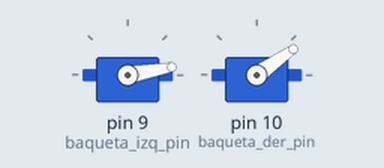
Bench run of a sketch on a simulated Arduino Uno, built with avr-gcc and run on an emulated ATmega328P. Parts: 2 × servo. What the sketch prints to the serial monitor is not drawn.

Above: at 0.05 s.
At 2.0 s:
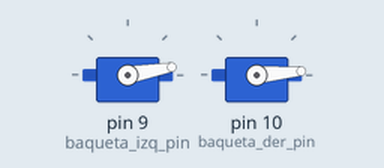
At 3.85 s:
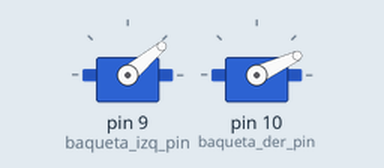
At 7.85 s:
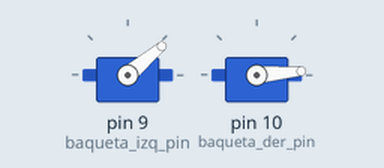
Timing chart, 0 to 10.6 s (numbered marks = the images above):
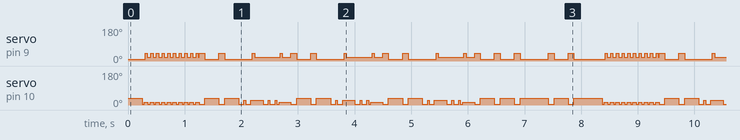

Measured:
- by itself, servo on pin 9 (baqueta_izq_pin): moves between 10° and 40°, repeating every 8.1 s
- by itself, servo on pin 10 (baqueta_der_pin): moves between 5° and 35°, repeating every 8.1 s

The sketch:

robot_tambor_v2.ino
```cpp
/*
  DrumRobot
  by akirasan  ENE 2017

  www.akirasan.net
  Twitter: @akirasan
*/

#include <Servo.h>

Servo baqueta_izq;
Servo baqueta_der;

// Calibración de servos: modificar en función de la posición.
// La baqueta puede tener tres posiciones:
//
//          \       drum_max (altura máxima baqueta)
//           \
//            \
//    --------- ||  drum_med (a mitad del recorrido)
//            / ||
//           /  ||
//              ||  drum_corto (poca distancia del tambor: redoble)
//  (||||||||)      drum_min (TOCA el tambor)
//  |||||||||| DRUM

byte l_baqueta_izq_drum_min = 40;     // toca tambor
byte l_baqueta_izq_drum_max = 10;     // no toca tambor posición alta
byte l_baqueta_izq_drum_med = 30;     // no toca tambor posición media
byte l_baqueta_izq_drum_corto = 20;   // no toca tambor posición corto

byte l_baqueta_der_drum_min = 5;      // toca tambor
byte l_baqueta_der_drum_max = 35;     // no toca tambor
byte l_baqueta_der_drum_med = 25;     // no toca tambor
byte l_baqueta_der_drum_corto = 15;   // no toca tambor


// Definición de los PIN's donde tenemos conectados los servos
byte baqueta_izq_pin = 9;
byte baqueta_der_pin = 10;


//Las dos baquetas bajan a la vez
void all_baquetas_drums(float seg) {
  baqueta_izq.write(l_baqueta_izq_drum_min);
  baqueta_der.write(l_baqueta_der_drum_min);
  delay(100);
  baqueta_izq.write(l_baqueta_izq_drum_max);
  baqueta_der.write(l_baqueta_der_drum_max);
  delay(seg * 1000);
}

//Las dos baquetas suben a la vez al maximo
void all_baquetas_nodrums(float seg) {
  baqueta_izq.write(l_baqueta_izq_drum_max);
  baqueta_der.write(l_baqueta_der_drum_max);
  delay(seg * 1000);
}


void baqueta_izq_drum_max(float seg) {
  baqueta_izq.write(l_baqueta_izq_drum_min);
  delay(100);
  baqueta_izq.write(l_baqueta_izq_drum_max);
  delay(seg * 1000);
}

void baqueta_der_drum_max(float seg) {
  baqueta_der.write(l_baqueta_der_drum_min);
  delay(100);
  baqueta_der.write(l_baqueta_der_drum_max);
  delay(seg * 1000);
}


void baqueta_izq_drum_corto(float seg) {
  baqueta_izq.write(l_baqueta_izq_drum_min);
  delay(40);
  baqueta_izq.write(l_baqueta_izq_drum_corto);
  delay(seg * 1000);
}

void baqueta_der_drum_corto(float seg) {
  baqueta_der.write(l_baqueta_der_drum_min);
  delay(40);
  baqueta_der.write(l_baqueta_der_drum_corto);
  delay(seg * 1000);
}


void baqueta_izq_drum_medio(float seg) {
  baqueta_izq.write(l_baqueta_izq_drum_min);
  delay(95);
  baqueta_izq.write(l_baqueta_izq_drum_med);
  delay(seg * 1000);
}

void baqueta_der_drum_medio(float seg) {
  baqueta_der.write(l_baqueta_der_drum_min);
  delay(90);
  baqueta_der.write(l_baqueta_der_drum_med);
  delay(seg * 1000);
}


// le pasaremos como parámetro el número toques
void redoble(int n) {
  for (byte i = 0; i < n; i++) {
    baqueta_der_drum_corto(0.01);
    baqueta_izq_drum_corto(0.01);
  }

}


void setup() {
  Serial.begin(115200);

  baqueta_izq.attach(baqueta_izq_pin);  //pin servo baqueta izquierda
  baqueta_der.attach(baqueta_der_pin);  //pin servo baqueta derecha

  Serial.print("baqueta_izq:"); Serial.print(baqueta_izq.read());
  Serial.print("   baqueta_der:"); Serial.println(baqueta_der.read());

}


void rutina1() {
  baqueta_der_drum_medio(0.03);
  baqueta_der_drum_medio(0.03);
  baqueta_izq_drum_corto(0.15);

  baqueta_der_drum_medio(0.03);
  baqueta_der_drum_medio(0.03);
  baqueta_der_drum_corto(0.02);
  baqueta_izq_drum_corto(0.15);

  all_baquetas_drums(0.25);
  all_baquetas_drums(0.25);
}

void loop() {

  all_baquetas_nodrums(0.25);
  redoble(10);
  all_baquetas_drums(0.25);
  all_baquetas_drums(0.25);
  rutina1();
  rutina1();
  rutina1();
  all_baquetas_drums(0.5);
  all_baquetas_drums(0.25);
  all_baquetas_drums(0.25);

}
```
